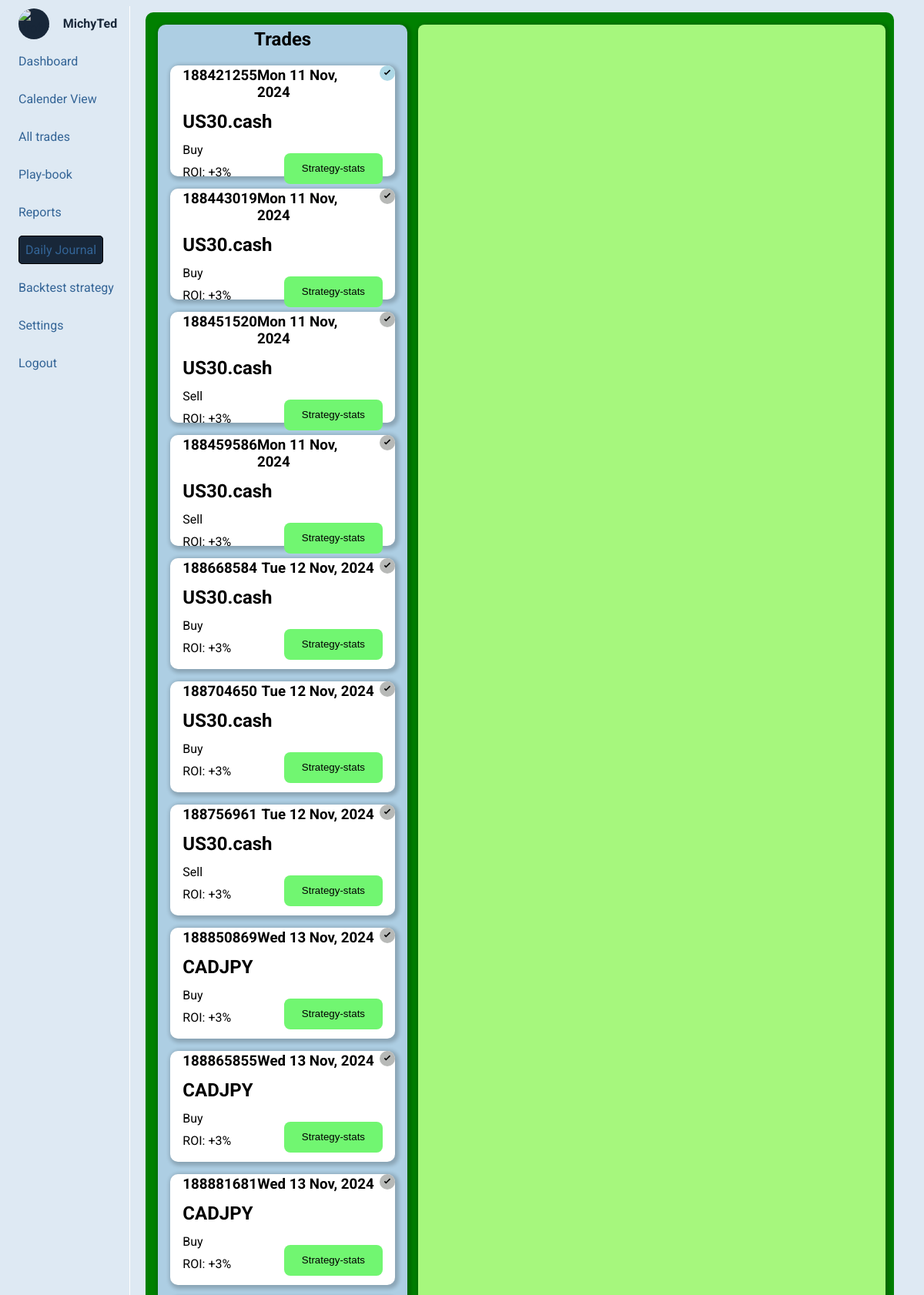
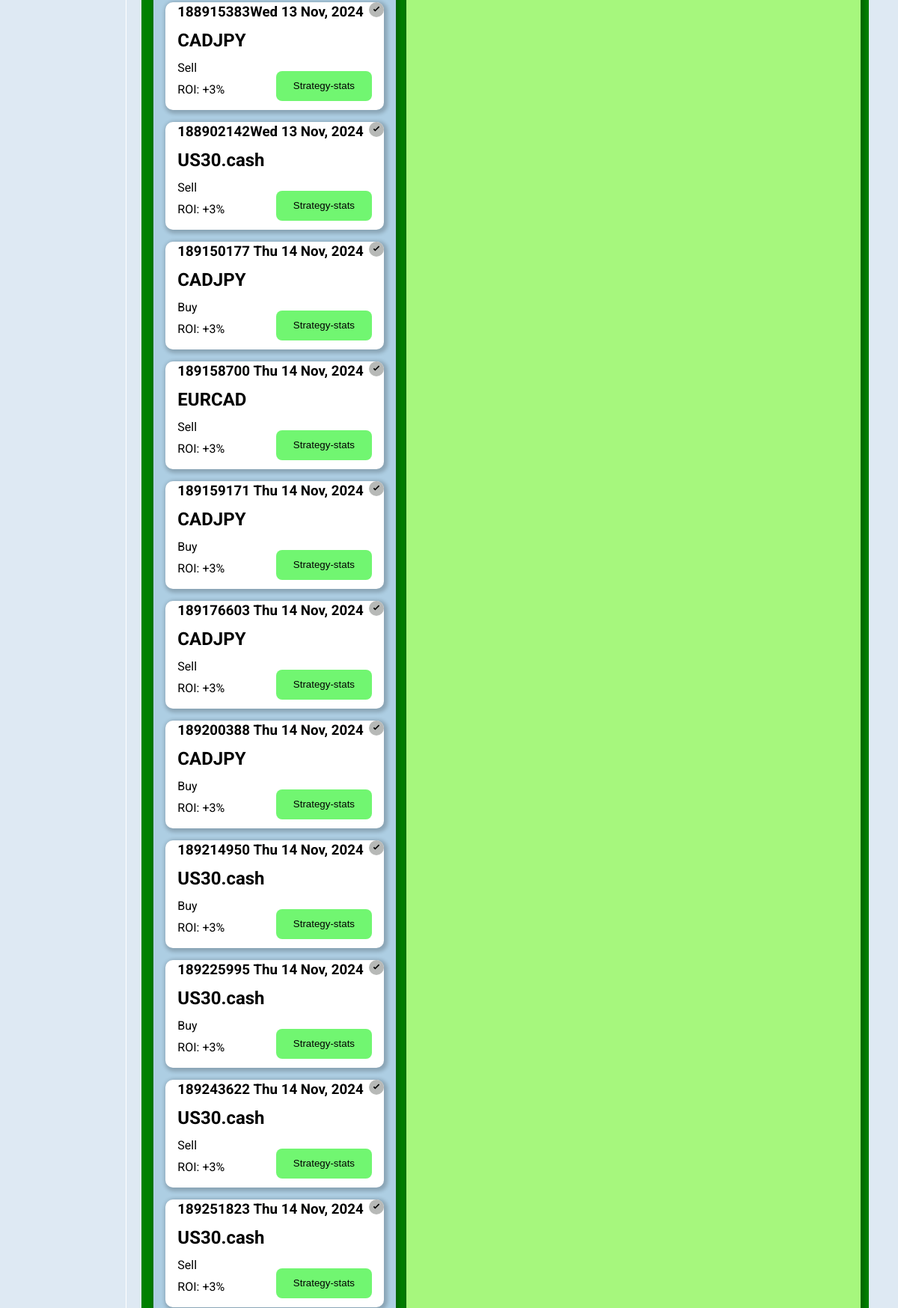
The page /daily-journal (signed in, upper part) on the database its author committed (2 pictures, top to bottom).
### forexJournal/models.py (models this page shows, shortened)
class TradesModel(models.Model):
    user = models.ForeignKey(settings.AUTH_USER_MODEL, on_delete=models.CASCADE, related_name="trades", default=1)
    ticket = models.IntegerField(null=False, unique=True)
    opening_time = models.DateTimeField()
    closing_time = models.DateTimeField()
    order_type = models.CharField(null=False, blank=False, max_length=10)
    lot_size = models.DecimalField(decimal_places=7, max_digits=25)
    original_position_size = models.DecimalField(decimal_places=7, max_digits=25)
    symbol = models.CharField(max_length=20)
    opening_price = models.DecimalField(decimal_places=7, max_digits=25)
    closing_price = models.DecimalField(decimal_places=7, max_digits=25)
    stop_loss = models.DecimalField(decimal_places=7, max_digits=25)
    take_profit = models.DecimalField(decimal_places=7, max_digits=25)
    commission_usd = models.DecimalField(decimal_places=7, max_digits=25)
    swap_usd = models.DecimalField(decimal_places=7, max_digits=25)
    profit_usd = models.DecimalField(decimal_places=7, max_digits=25)
    equity_usd = models.CharField(max_length=10)
    margin_level = models.CharField(max_length=10)
    close_reason = models.CharField(max_length=10)
    strategy = models.ForeignKey(StrategyModel, on_delete=models.SET_NULL, null=True, blank=True)
    profit_target = models.DecimalField(max_digits=20, decimal_places=6, null=True, blank=True)
    stop_loss_value = models.DecimalField(max_digits=20, decimal_places=6, null=True, blank=True)
    tags = models.CharField(max_length=50, null=True, blank=True)
    planned_R_Multiple = models.DecimalField(max_digits=20, decimal_places=7, null=True, blank=True)
    notes = models.TextField(null=True, blank=True)

### forexJournal/views.py (the view)
# urls.py: path("daily-journal", views.dailyJournal, name="daily-journal"),
@login_required
def dailyJournal(request):
    logged_in_user = request.user
    trades = TradesModel.objects.filter(user=logged_in_user).order_by("-id")
    trades_dict = trades.values()
    context = {
        "trades": trades_dict
    }
    return render(request, f"{PATH}/dailyJournal.html", context)

### forexJournal/templates/forexJournal/dailyJournal.html (shortened to what this page needs)
{% extends "base.html" %}
{% load static %}
{% block css_files %}
    <link rel="stylesheet" href="{% static 'forexJournal/dailyJournal.css' %}">
    <link href="https://cdn.jsdelivr.net/npm/quill@2.0.2/dist/quill.snow.css" rel="stylesheet" />
{% endblock css_files %}
{% block content %}
    <main>
        <div class="container">
            <h2 class="head-text">Trades</h2>
            <ul class="list-items">
                {% for trade in trades %}
                    <li class="trade-card" data-trade-id="{{ trade.ticket }}" data-trade-profit="{{ trade.profit_usd}}" data-trade-symbol="{{ trade.symbol }}">
                        {% if trade.notes %}
                            <div class="verified-badge">
                                <svg  width="20" height="20" viewBox="0 0 24 24" fill="none" xmlns="http://www.w3.org/2000/svg">
                                    <circle id="" cx="12" cy="12" r="12" fill="lightblue" />
                                    <path d="M10 15l-3-3 1.41-1.41L10 12.17l5.59-5.59L17 8l-7 7z" fill="#000" />
                                </svg>
                            </div>
                        {% else %}
                            <div class="verified-badge">
                                <svg width="20" height="20" viewBox="0 0 24 24" fill="none" xmlns="http://www.w3.org/2000/svg">
                                    <circle cx="12" cy="12" r="12" fill="#b7b9b7" />
                                    <path d="M10 15l-3-3 1.41-1.41L10 12.17l5.59-5.59L17 8l-7 7z" fill="#000" />
                                </svg>
                            </div>
                        {% endif %}
                        <div class="head-items">
                            <h3>{{ trade.ticket}}</h3>
                            <h3 class="date">{{ trade.opening_time|date:"D d M, Y"}}</h3>
                        </div>
                        <h2>{{ trade.symbol }}</h2>
                        <p>{{ trade.order_type|title }}</p>
                        <div class="ending">
                            <p>ROI: +3%</p>
                            <button>Strategy-stats</button>
                        </div>
                    </li>
                {% endfor %}
            </ul>
        </div>
        <div class="journal-area">
        </div>
    </main>
{% endblock content %}

### templates/base.html (shortened to what this page needs)
{% load static %}
<!DOCTYPE html>
<html lang="en">
<head>
    {% block css_files %}{% endblock  %}
    <link rel="stylesheet" href="{% static 'base.css' %}">
    <link rel="stylesheet" href="https://cdnjs.cloudflare.com/ajax/libs/font-awesome/6.5.2/css/all.min.css" />
</head>
<body>
    <section id="first-part">
        <div id="profile">
            <img src="{% static 'forexJournal/images/3d-portrait-businessman.jpg' %}" alt="Profile">
            <h2>{{ user }}</h2>
        </div>
        <ul class="nav-links">
            <li class="try"><a href="{% url "forex" %}" class="active" id="dashboard">Dashboard</a></li>
            <li><a href="{% url "All_trades" %}" id="all_trades" class="active">Calender View</a></li>
            <li><a href="{% url "journal" %}" id="journalss" class="active">All trades</a></li>
            <li><a href="{% url "playBook" %}" id="Play_book" class="active">Play-book</a></li>
            <li><a href="{% url "reports" %}" id="reports" class="active">Reports</a></li>
            <li><a href="{% url "daily-journal" %}" id="daily-journal" class="active">Daily Journal</a></li>
            <li><a href="{% url "backtest" %}" id="backtest" class="active">Backtest strategy</a></li>
            <li><a href="{% url "settings" %}" id="settings" class="active">Settings</a></li>
            <li class="logout"><a href="{% url 'logout' %}">Logout</a></li>
        </ul>
    </section>
    {% block content %}
    {% endblock  %}
</body>
</html>

### forexJournal/static/forexJournal/dailyJournal.css (style rules this page uses)
body { font-family: "Roboto", sans-serif; overflow: hidden; color: black; }
#first-part { border-right: 1px solid white; }
main { margin: 0.5rem; margin-bottom: 1rem; height: 95vh; display: flex; gap: 14px; border-radius: 10px; margin-left: -1rem; width: 81vw; background: green; }
.container { margin-top: 1rem; background: #adcee3; border-radius: 10px; width: 30%; margin-left: 1rem; padding: 1rem; height: 91%; box-shadow: 2px 2px 5px 3px rgba(0, 0, 0, 0.2); overflow: auto; }
.head-text { text-align: center; margin-top: -0.7rem; color: black; }
.list-items { position: relative; color: black; list-style: none; display: flex; flex-direction: column; gap: 1rem; }
.head-items { display: flex; justify-content: space-between; margin-top: -2rem; }
.list-items li { position: relative; margin-left: -2.5rem; border-radius: 10px; padding: 1rem; height: 7rem; background: white; box-shadow: 2px 2px 5px 3px rgba(0, 0, 0, 0.2); transition: transform 0.3s ease-in-out; }
.list-items li h2, .list-items li p { margin-top: -0.4rem; }
.ending { display: flex; justify-content: space-between; align-items: center; }
.ending button { margin-top: -2rem; height: 2.5rem; width: 8rem; border-radius: 8px; background: rgb(113, 246, 113); border: none; cursor: pointer; transition: transform 0.3s ease; }
.verified-badge { position: absolute; top: 0px; right: -4px; width: 24px; height: 24px; }
.head-items .date { padding-right: 0.7rem; }
.journal-area { background: rgb(166, 247, 125); margin: 1rem 0; width: 62.5%; height: 95%; border-radius: 8px; box-shadow: 2px 2px 5px 3px rgba(0, 0, 0, 0.2); }

### static/base.css (style rules this page uses)
:root { --main-color:#000101; --divBack: #336496ca; --selectedColor: #182739; --selectedColor2: #efef05; --somecolor: #689bc855; }
body { color: #182739; background: #9cbddd53; height: 100vh; display: grid; grid-template-columns: 0.8fr 4fr ; }
#first-part { width: 10rem; height: 100vh; }
#profile { display: flex; align-items: center; justify-content: center; gap: 10px; }
#profile img { margin-right: 2rem; object-fit: cover; object-position: top; width: 40px; height: 40px; border-radius: 50%; background: var(--selectedColor); }
#profile h2 { font-size: 1rem; margin-left: -1.5rem; color: #182739; }
#first-part ul { list-style: none; display: flex; flex-direction: column; gap: 30px; }
#first-part a { text-decoration: none; color: #336496; font-size: 1rem; margin-left: -1.5rem; }
li .active { border: 1px solid black; background: var(--selectedColor); padding: 0.5rem; border-radius: 5px; }

### rows shown on the page
TradesModel: ticket "188421255", opening_time "Mon 11 Nov, 2024", symbol "US30.cash", order_type "Buy"
TradesModel: ticket "188443019", opening_time "Mon 11 Nov, 2024", symbol "US30.cash", order_type "Buy"
TradesModel: ticket "188451520", opening_time "Mon 11 Nov, 2024", symbol "US30.cash", order_type "Sell"
TradesModel: ticket "188459586", opening_time "Mon 11 Nov, 2024", symbol "US30.cash", order_type "Sell"
TradesModel: ticket "188668584", opening_time "Tue 12 Nov, 2024", symbol "US30.cash", order_type "Buy"
TradesModel: ticket "188704650", opening_time "Tue 12 Nov, 2024", symbol "US30.cash", order_type "Buy"
TradesModel: ticket "188756961", opening_time "Tue 12 Nov, 2024", symbol "US30.cash", order_type "Sell"
TradesModel: ticket "188850869", opening_time "Wed 13 Nov, 2024", symbol "CADJPY", order_type "Buy"
TradesModel: ticket "188865855", opening_time "Wed 13 Nov, 2024", symbol "CADJPY", order_type "Buy"
TradesModel: ticket "188881681", opening_time "Wed 13 Nov, 2024", symbol "CADJPY", order_type "Buy"
TradesModel: ticket "188915383", opening_time "Wed 13 Nov, 2024", symbol "CADJPY", order_type "Sell"
TradesModel: ticket "188902142", opening_time "Wed 13 Nov, 2024", symbol "US30.cash", order_type "Sell"
TradesModel: ticket "189150177", opening_time "Thu 14 Nov, 2024", symbol "CADJPY", order_type "Buy"
TradesModel: ticket "189158700", opening_time "Thu 14 Nov, 2024", symbol "EURCAD", order_type "Sell"
TradesModel: ticket "189159171", opening_time "Thu 14 Nov, 2024", symbol "CADJPY", order_type "Buy"
TradesModel: ticket "189176603", opening_time "Thu 14 Nov, 2024", symbol "CADJPY", order_type "Sell"
TradesModel: ticket "189200388", opening_time "Thu 14 Nov, 2024", symbol "CADJPY", order_type "Buy"
TradesModel: ticket "189214950", opening_time "Thu 14 Nov, 2024", symbol "US30.cash", order_type "Buy"
TradesModel: ticket "189225995", opening_time "Thu 14 Nov, 2024", symbol "US30.cash", order_type "Buy"
TradesModel: ticket "189243622", opening_time "Thu 14 Nov, 2024", symbol "US30.cash", order_type "Sell"
TradesModel: ticket "189251823", opening_time "Thu 14 Nov, 2024", symbol "US30.cash", order_type "Sell"

### other values the page prints
{{ user }} "MichyTed"
